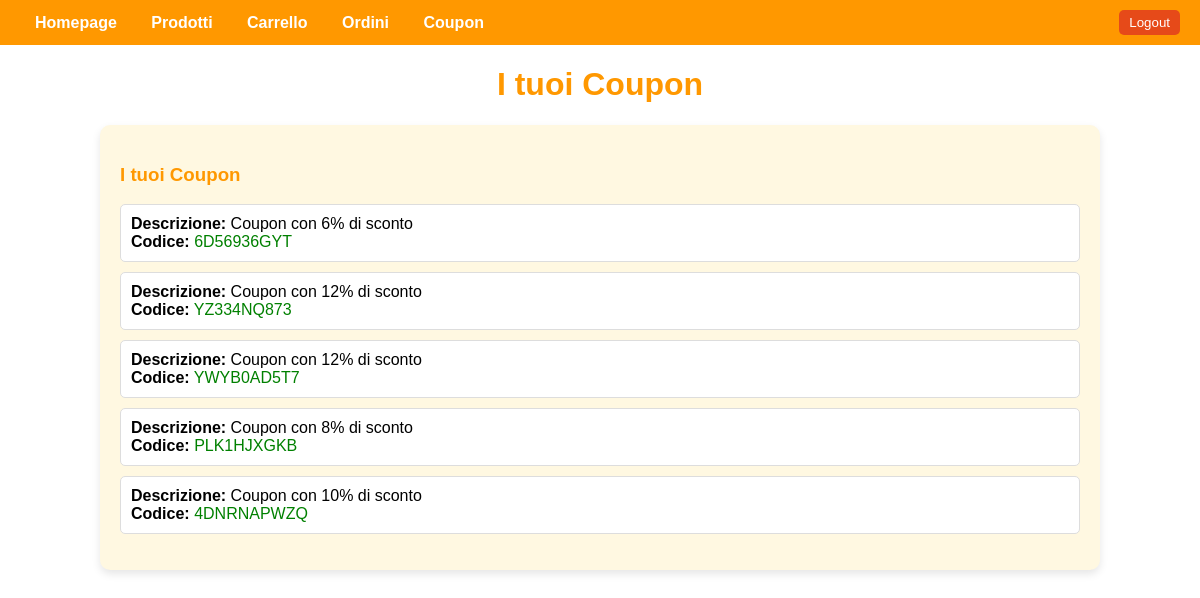
/coupon/ (signed in), run on an earlier commit of the app's database.
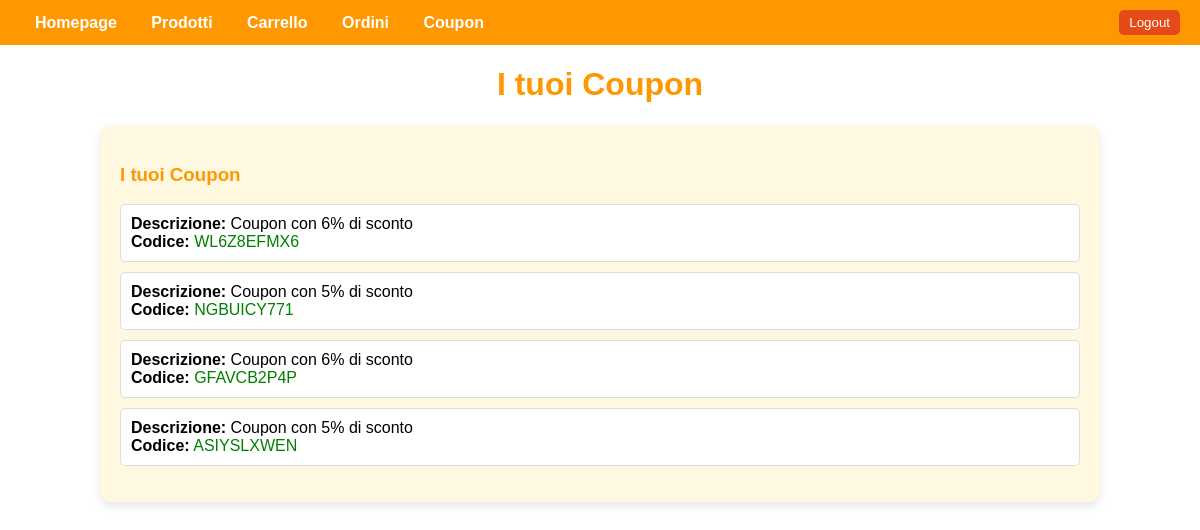
And on a later commit of the database.
### gestione/models.py (models this page shows, shortened)
class Coupon(models.Model):
    user = models.ForeignKey('User', on_delete=models.CASCADE, related_name='owned_coupons')  # Cambia il related_name
    code = models.CharField(max_length=50, unique=True)  # Codice univoco del coupon
    discount = models.IntegerField()  # Percentuale di sconto
    description = models.CharField(max_length=255)  # Descrizione del coupon
    is_active = models.BooleanField(default=True)  # Stato del coupon (attivo o meno)

### PROGETTO/views.py (the view)
# urls.py: path('coupon/', views.coupon_page, name='coupon_page'),
@login_required
def coupon_page(request):
    coupons = Coupon.objects.filter(user=request.user, is_active=True)  # Mostra solo i coupon attivi
    context = {
        'coupons': coupons,
    }
    return render(request, 'coupon_page.html', context)

### templates/coupon_page.html (shortened to what this page needs)
{% extends 'base.html' %}
{% block content %}
<h1 style="text-align: center; color: #ff9800;">I tuoi Coupon</h1>
<div style="width: 80%; margin: 20px auto; background-color: #fff8e1; padding: 20px; border-radius: 10px; box-shadow: 0 4px 8px rgba(0, 0, 0, 0.1);">
    <h3 style="color: #ff9800;">I tuoi Coupon</h3>
    <ul style="list-style: none; padding: 0;">
        {% for coupon in coupons %}
            <li style="margin-bottom: 10px; padding: 10px; background-color: #ffffff; border: 1px solid #ddd; border-radius: 5px;">
                <strong>Descrizione:</strong> {{ coupon.description }}<br>
                <strong>Codice:</strong> <span style="color: green;">{{ coupon.code }}</span>
            </li>
        {% endfor %}
    </ul>
</div>
{% endblock %}

### templates/base.html (shortened to what this page needs)
<!DOCTYPE html>
<html lang="en">
<head>
</head>
<body>
    <div class="navbar">
        <div>
            <a href="{% url 'homepage' %}">Homepage</a>
            <a href="{% url 'prodotti' %}">Prodotti</a>
            <a href="{% url 'cart' %}">Carrello</a>
            <a href="{% url 'orders' %}">Ordini</a>
            <a href="{% url 'coupon_page' %}">Coupon</a>
        </div>
        <div class="auth-buttons">
            {% if user.is_authenticated %}
                <form method="post" action="{% url 'logout' %}">
                    <button type="submit">Logout</button>
                </form>
            {% else %}
                <button onclick="window.location.href='{% url 'login' %}'">Login</button>
                <button onclick="window.location.href='{% url 'register' %}'">Registrati</button>
            {% endif %}
        </div>
    </div>
    <div>
        {% block content %}{% endblock %}
    </div>
</body>
</html>

### templates/base.html (style rules this page uses)
body { font-family: Arial, sans-serif; margin: 0; padding: 0; }
.navbar { background-color: #ff9800; padding: 10px 20px; display: flex; justify-content: space-between; align-items: center; color: white; }
.navbar a { color: white; text-decoration: none; margin: 0 15px; font-weight: bold; }
.navbar .auth-buttons { display: flex; gap: 10px; }
.navbar button { background-color: #e64a19; color: white; border: none; padding: 5px 10px; cursor: pointer; border-radius: 5px; }

What changed in the data, as far as the page shows it:
removed Coupon: description "Coupon con 10% di sconto", code "4DNRNAPWZQ"
changed Coupon: code "6D56936GYT" → "WL6Z8EFMX6"
changed Coupon: description "Coupon con 12% di sconto" → "Coupon con 5% di sconto"; code "YZ334NQ873" → "NGBUICY771"
changed Coupon: description "Coupon con 12% di sconto" → "Coupon con 6% di sconto"; code "YWYB0AD5T7" → "GFAVCB2P4P"
changed Coupon: description "Coupon con 8% di sconto" → "Coupon con 5% di sconto"; code "PLK1HJXGKB" → "ASIYSLXWEN"
